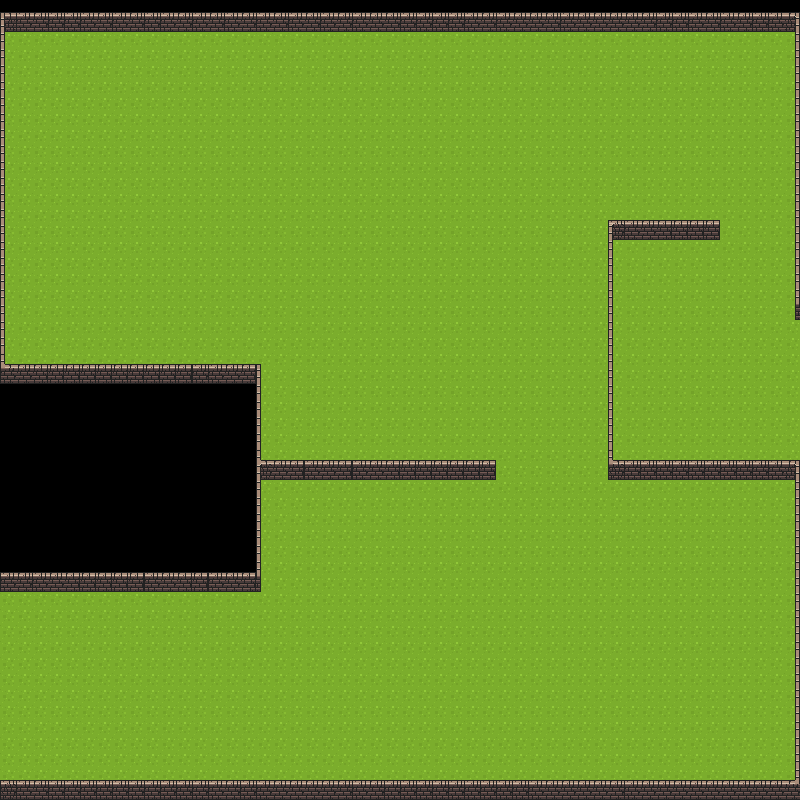

This is a level from a 2D game, rendered from its Tiled map with the project's own tilesets. A one-line summary and the map file follow, with tile-layer data summarised:
An orthogonal 50x50 tile map with 16x16 px tiles, 2 tile layers (Ground, Walls), 2 tilesets.

<map version="1.5" tiledversion="1.6.0" orientation="orthogonal" renderorder="right-down" width="50" height="50" tilewidth="16" tileheight="16" infinite="0" nextlayerid="3" nextobjectid="1">
 <tileset firstgid="1" name="dungeon" tilewidth="16" tileheight="16" tilecount="1024" columns="32">
  <image source="../public/tiles/dungeon_tiles.png" width="512" height="512" />
  <tile id="0">
   <properties>
    <property name="collides" type="bool" value="true" />
   </properties>
  </tile>
  <tile id="1">
   <properties>
    <property name="collides" type="bool" value="true" />
   </properties>
  </tile>
  <tile id="2">
   <properties>
    <property name="collides" type="bool" value="true" />
   </properties>
  </tile>
  <tile id="3">
   <properties>
    <property name="collides" type="bool" value="true" />
   </properties>
  </tile>
  <tile id="4">
   <properties>
    <property name="collides" type="bool" value="true" />
   </properties>
  </tile>
  <tile id="5">
   <properties>
    <property name="collides" type="bool" value="true" />
   </properties>
  </tile>
  <tile id="6">
   <properties>
    <property name="collides" type="bool" value="true" />
   </properties>
  </tile>
  <tile id="7">
   <properties>
    <property name="collides" type="bool" value="true" />
   </properties>
  </tile>
  <tile id="32">
   <properties>
    <property name="collides" type="bool" value="true" />
   </properties>
  </tile>
  <tile id="33">
   <properties>
    <property name="collides" type="bool" value="true" />
   </properties>
  </tile>
  <tile id="34">
   <properties>
    <property name="collides" type="bool" value="true" />
   </properties>
  </tile>
  <tile id="35">
   <properties>
    <property name="collides" type="bool" value="true" />
   </properties>
  </tile>
  <tile id="36">
   <properties>
    <property name="collides" type="bool" value="true" />
   </properties>
  </tile>
  <tile id="37">
   <properties>
    <property name="collides" type="bool" value="true" />
   </properties>
  </tile>
  <tile id="38">
   <properties>
    <property name="collides" type="bool" value="true" />
   </properties>
  </tile>
  <tile id="39">
   <properties>
    <property name="collides" type="bool" value="true" />
   </properties>
  </tile>
  <tile id="64">
   <properties>
    <property name="collides" type="bool" value="true" />
   </properties>
  </tile>
  <tile id="65">
   <properties>
    <property name="collides" type="bool" value="true" />
   </properties>
  </tile>
  <tile id="66">
   <properties>
    <property name="collides" type="bool" value="true" />
   </properties>
  </tile>
  <tile id="67">
   <properties>
    <property name="collides" type="bool" value="true" />
   </properties>
  </tile>
  <tile id="68">
   <properties>
    <property name="collides" type="bool" value="true" />
   </properties>
  </tile>
  <tile id="69">
   <properties>
    <property name="collides" type="bool" value="true" />
   </properties>
  </tile>
  <tile id="70">
   <properties>
    <property name="collides" type="bool" value="true" />
   </properties>
  </tile>
  <tile id="71">
   <properties>
    <property name="collides" type="bool" value="true" />
   </properties>
  </tile>
  <tile id="96">
   <properties>
    <property name="collides" type="bool" value="true" />
   </properties>
  </tile>
  <tile id="97">
   <properties>
    <property name="collides" type="bool" value="true" />
   </properties>
  </tile>
  <tile id="98">
   <properties>
    <property name="collides" type="bool" value="true" />
   </properties>
  </tile>
  <tile id="99">
   <properties>
    <property name="collides" type="bool" value="true" />
   </properties>
  </tile>
  <tile id="100">
   <properties>
    <property name="collides" type="bool" value="true" />
   </properties>
  </tile>
  <tile id="101">
   <properties>
    <property name="collides" type="bool" value="true" />
   </properties>
  </tile>
  <tile id="102">
   <properties>
    <property name="collides" type="bool" value="true" />
   </properties>
  </tile>
  <tile id="103">
   <properties>
    <property name="collides" type="bool" value="true" />
   </properties>
  </tile>
  <tile id="128">
   <properties>
    <property name="collides" type="bool" value="true" />
   </properties>
  </tile>
  <tile id="129">
   <properties>
    <property name="collides" type="bool" value="true" />
   </properties>
  </tile>
  <tile id="130">
   <properties>
    <property name="collides" type="bool" value="true" />
   </properties>
  </tile>
  <tile id="131">
   <properties>
    <property name="collides" type="bool" value="true" />
   </properties>
  </tile>
  <tile id="132">
   <properties>
    <property name="collides" type="bool" value="true" />
   </properties>
  </tile>
  <tile id="133">
   <properties>
    <property name="collides" type="bool" value="true" />
   </properties>
  </tile>
  <tile id="134">
   <properties>
    <property name="collides" type="bool" value="true" />
   </properties>
  </tile>
  <tile id="135">
   <properties>
    <property name="collides" type="bool" value="true" />
   </properties>
  </tile>
  <tile id="160">
   <properties>
    <property name="collides" type="bool" value="true" />
   </properties>
  </tile>
  <tile id="161">
   <properties>
    <property name="collides" type="bool" value="true" />
   </properties>
  </tile>
  <tile id="162">
   <properties>
    <property name="collides" type="bool" value="true" />
   </properties>
  </tile>
  <tile id="163">
   <properties>
    <property name="collides" type="bool" value="true" />
   </properties>
  </tile>
  <tile id="164">
   <properties>
    <property name="collides" type="bool" value="true" />
   </properties>
  </tile>
  <tile id="165">
   <properties>
    <property name="collides" type="bool" value="true" />
   </properties>
  </tile>
  <tile id="166">
   <properties>
    <property name="collides" type="bool" value="true" />
   </properties>
  </tile>
  <tile id="167">
   <properties>
    <property name="collides" type="bool" value="true" />
   </properties>
  </tile>
  <tile id="192">
   <properties>
    <property name="collides" type="bool" value="true" />
   </properties>
  </tile>
  <tile id="193">
   <properties>
    <property name="collides" type="bool" value="true" />
   </properties>
  </tile>
  <tile id="194">
   <properties>
    <property name="collides" type="bool" value="true" />
   </properties>
  </tile>
  <tile id="195">
   <properties>
    <property name="collides" type="bool" value="true" />
   </properties>
  </tile>
  <tile id="196">
   <properties>
    <property name="collides" type="bool" value="true" />
   </properties>
  </tile>
  <tile id="197">
   <properties>
    <property name="collides" type="bool" value="true" />
   </properties>
  </tile>
  <tile id="198">
   <properties>
    <property name="collides" type="bool" value="true" />
   </properties>
  </tile>
  <tile id="199">
   <properties>
    <property name="collides" type="bool" value="true" />
   </properties>
  </tile>
  <tile id="224">
   <properties>
    <property name="collides" type="bool" value="true" />
   </properties>
  </tile>
  <tile id="225">
   <properties>
    <property name="collides" type="bool" value="true" />
   </properties>
  </tile>
  <tile id="226">
   <properties>
    <property name="collides" type="bool" value="true" />
   </properties>
  </tile>
  <tile id="227">
   <properties>
    <property name="collides" type="bool" value="true" />
   </properties>
  </tile>
  <tile id="228">
   <properties>
    <property name="collides" type="bool" value="true" />
   </properties>
  </tile>
  <tile id="229">
   <properties>
    <property name="collides" type="bool" value="true" />
   </properties>
  </tile>
  <tile id="230">
   <properties>
    <property name="collides" type="bool" value="true" />
   </properties>
  </tile>
  <tile id="231">
   <properties>
    <property name="collides" type="bool" value="true" />
   </properties>
  </tile>
  <tile id="256">
   <properties>
    <property name="collides" type="bool" value="true" />
   </properties>
  </tile>
  <tile id="257">
   <properties>
    <property name="collides" type="bool" value="true" />
   </properties>
  </tile>
  <tile id="258">
   <properties>
    <property name="collides" type="bool" value="true" />
   </properties>
  </tile>
  <tile id="259">
   <properties>
    <property name="collides" type="bool" value="true" />
   </properties>
  </tile>
  <tile id="260">
   <properties>
    <property name="collides" type="bool" value="true" />
   </properties>
  </tile>
  <tile id="261">
   <properties>
    <property name="collides" type="bool" value="true" />
   </properties>
  </tile>
  <tile id="262">
   <properties>
    <property name="collides" type="bool" value="true" />
   </properties>
  </tile>
  <tile id="263">
   <properties>
    <property name="collides" type="bool" value="true" />
   </properties>
  </tile>
  <tile id="288">
   <properties>
    <property name="collides" type="bool" value="true" />
   </properties>
  </tile>
  <tile id="289">
   <properties>
    <property name="collides" type="bool" value="true" />
   </properties>
  </tile>
  <tile id="290">
   <properties>
    <property name="collides" type="bool" value="true" />
   </properties>
  </tile>
  <tile id="291">
   <properties>
    <property name="collides" type="bool" value="true" />
   </properties>
  </tile>
  <tile id="292">
   <properties>
    <property name="collides" type="bool" value="true" />
   </properties>
  </tile>
  <tile id="293">
   <properties>
    <property name="collides" type="bool" value="true" />
   </properties>
  </tile>
  <tile id="294">
   <properties>
    <property name="collides" type="bool" value="true" />
   </properties>
  </tile>
  <tile id="295">
   <properties>
    <property name="collides" type="bool" value="true" />
   </properties>
  </tile>
  <tile id="320">
   <properties>
    <property name="collides" type="bool" value="true" />
   </properties>
  </tile>
  <tile id="321">
   <properties>
    <property name="collides" type="bool" value="true" />
   </properties>
  </tile>
  <tile id="322">
   <properties>
    <property name="collides" type="bool" value="true" />
   </properties>
  </tile>
  <tile id="323">
   <properties>
    <property name="collides" type="bool" value="true" />
   </properties>
  </tile>
  <tile id="324">
   <properties>
    <property name="collides" type="bool" value="true" />
   </properties>
  </tile>
  <tile id="325">
   <properties>
    <property name="collides" type="bool" value="true" />
   </properties>
  </tile>
  <tile id="326">
   <properties>
    <property name="collides" type="bool" value="true" />
   </properties>
  </tile>
  <tile id="327">
   <properties>
    <property name="collides" type="bool" value="true" />
   </properties>
  </tile>
  <tile id="352">
   <properties>
    <property name="collides" type="bool" value="true" />
   </properties>
  </tile>
  <tile id="353">
   <properties>
    <property name="collides" type="bool" value="true" />
   </properties>
  </tile>
  <tile id="354">
   <properties>
    <property name="collides" type="bool" value="true" />
   </properties>
  </tile>
  <tile id="355">
   <properties>
    <property name="collides" type="bool" value="true" />
   </properties>
  </tile>
  <tile id="356">
   <properties>
    <property name="collides" type="bool" value="true" />
   </properties>
  </tile>
  <tile id="357">
   <properties>
    <property name="collides" type="bool" value="true" />
   </properties>
  </tile>
  <tile id="358">
   <properties>
    <property name="collides" type="bool" value="true" />
   </properties>
  </tile>
  <tile id="359">
   <properties>
    <property name="collides" type="bool" value="true" />
   </properties>
  </tile>
  <tile id="384">
   <properties>
    <property name="collides" type="bool" value="true" />
   </properties>
  </tile>
  <tile id="385">
   <properties>
    <property name="collides" type="bool" value="true" />
   </properties>
  </tile>
  <tile id="386">
   <properties>
    <property name="collides" type="bool" value="true" />
   </properties>
  </tile>
  <tile id="387">
   <properties>
    <property name="collides" type="bool" value="true" />
   </properties>
  </tile>
  <tile id="388">
   <properties>
    <property name="collides" type="bool" value="true" />
   </properties>
  </tile>
  <tile id="389">
   <properties>
    <property name="collides" type="bool" value="true" />
   </properties>
  </tile>
  <tile id="390">
   <properties>
    <property name="collides" type="bool" value="true" />
   </properties>
  </tile>
  <tile id="391">
   <properties>
    <property name="collides" type="bool" value="true" />
   </properties>
  </tile>
  <tile id="416">
   <properties>
    <property name="collides" type="bool" value="true" />
   </properties>
  </tile>
  <tile id="417">
   <properties>
    <property name="collides" type="bool" value="true" />
   </properties>
  </tile>
  <tile id="418">
   <properties>
    <property name="collides" type="bool" value="true" />
   </properties>
  </tile>
  <tile id="419">
   <properties>
    <property name="collides" type="bool" value="true" />
   </properties>
  </tile>
  <tile id="420">
   <properties>
    <property name="collides" type="bool" value="true" />
   </properties>
  </tile>
  <tile id="421">
   <properties>
    <property name="collides" type="bool" value="true" />
   </properties>
  </tile>
  <tile id="422">
   <properties>
    <property name="collides" type="bool" value="true" />
   </properties>
  </tile>
  <tile id="423">
   <properties>
    <property name="collides" type="bool" value="true" />
   </properties>
  </tile>
  <tile id="448">
   <properties>
    <property name="collides" value="true" />
   </properties>
  </tile>
  <tile id="449">
   <properties>
    <property name="collides" value="true" />
   </properties>
  </tile>
  <tile id="450">
   <properties>
    <property name="collides" value="true" />
   </properties>
  </tile>
  <tile id="451">
   <properties>
    <property name="collides" value="true" />
   </properties>
  </tile>
  <tile id="452">
   <properties>
    <property name="collides" value="true" />
   </properties>
  </tile>
  <tile id="453">
   <properties>
    <property name="collides" value="true" />
   </properties>
  </tile>
  <tile id="454">
   <properties>
    <property name="collides" value="true" />
   </properties>
  </tile>
  <tile id="455">
   <properties>
    <property name="collides" value="true" />
   </properties>
  </tile>
  <tile id="480">
   <properties>
    <property name="collides" value="true" />
   </properties>
  </tile>
  <tile id="481">
   <properties>
    <property name="collides" value="true" />
   </properties>
  </tile>
  <tile id="482">
   <properties>
    <property name="collides" value="true" />
   </properties>
  </tile>
  <tile id="483">
   <properties>
    <property name="collides" value="true" />
   </properties>
  </tile>
  <tile id="484">
   <properties>
    <property name="collides" value="true" />
   </properties>
  </tile>
  <tile id="485">
   <properties>
    <property name="collides" value="true" />
   </properties>
  </tile>
  <tile id="486">
   <properties>
    <property name="collides" value="true" />
   </properties>
  </tile>
  <tile id="487">
   <properties>
    <property name="collides" value="true" />
   </properties>
  </tile>
  <tile id="512">
   <properties>
    <property name="collides" value="true" />
   </properties>
  </tile>
  <tile id="513">
   <properties>
    <property name="collides" value="true" />
   </properties>
  </tile>
  <tile id="514">
   <properties>
    <property name="collides" value="true" />
   </properties>
  </tile>
  <tile id="515">
   <properties>
    <property name="collides" value="true" />
   </properties>
  </tile>
  <tile id="516">
   <properties>
    <property name="collides" value="true" />
   </properties>
  </tile>
  <tile id="517">
   <properties>
    <property name="collides" value="true" />
   </properties>
  </tile>
  <tile id="518">
   <properties>
    <property name="collides" value="true" />
   </properties>
  </tile>
  <tile id="519">
   <properties>
    <property name="collides" value="true" />
   </properties>
  </tile>
 </tileset>
 <tileset firstgid="1025" name="green" tilewidth="16" tileheight="16" spacing="1" tilecount="1767" columns="57">
  <image source="../public/tiles/grass_tiles.png" width="968" height="526" />
 </tileset>
 <layer id="2" name="Ground" width="50" height="50">
  <data>[2500 cells, 2251 non-empty, 1 distinct tile ids]</data>
 </layer>
 <layer id="1" name="Walls" width="50" height="50">
  <data>[2500 cells, 414 non-empty, 19 distinct tile ids]</data>
 </layer>
</map>
